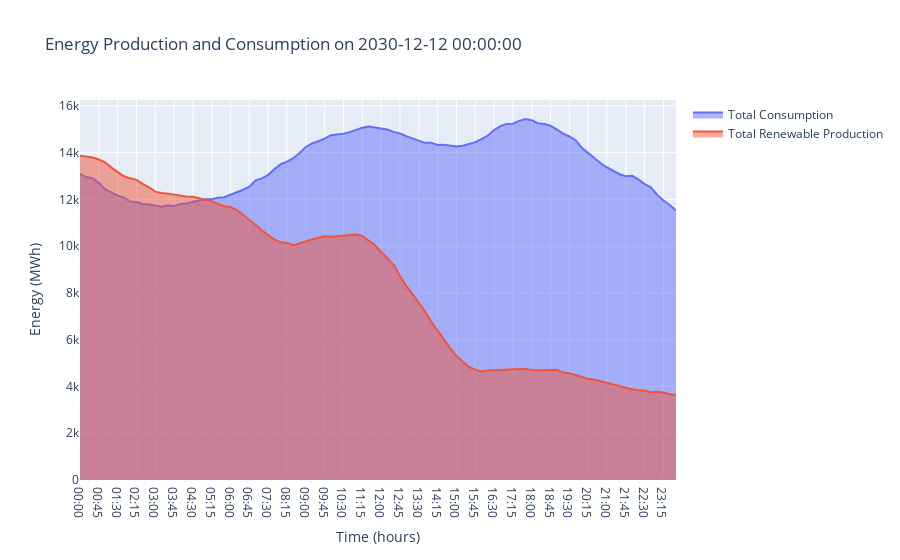
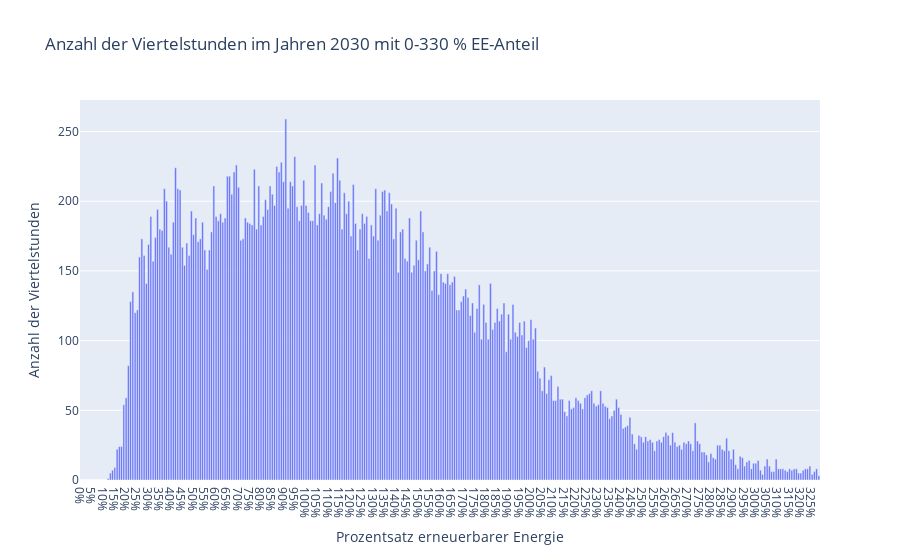
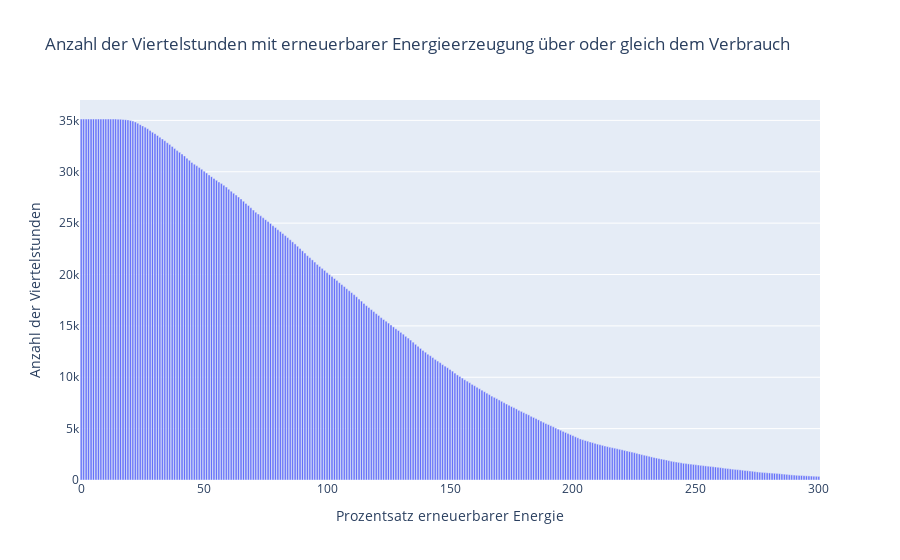
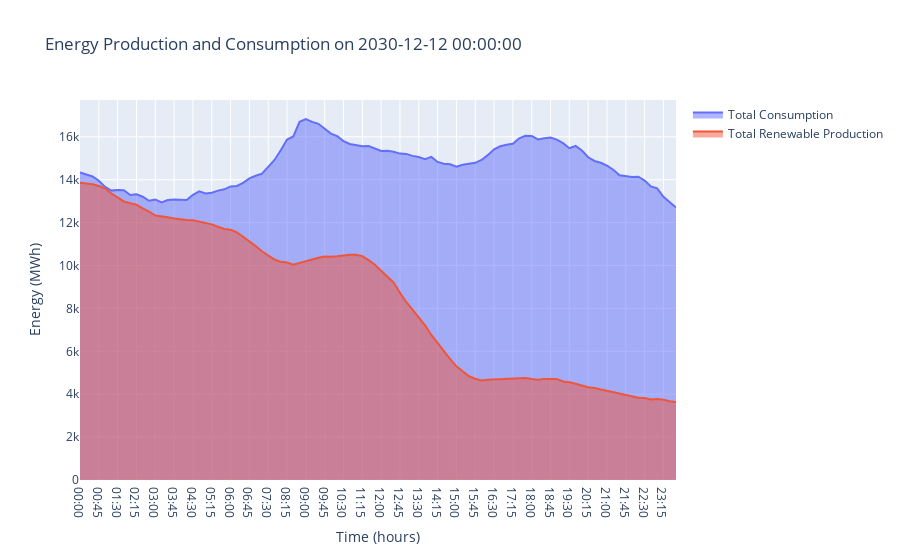

The code cell stored with these charts, in order, in its notebook:
### Code cell
def main():
    file_production = 'Realisierte_Erzeugung_202001010000_202212312359_Viertelstunde.csv'                   # File names
    file_consumption = 'Realisierter_Stromverbrauch_202001010000_202212312359_Viertelstunde.csv'
    load_profile_df = read_load_profile('Lastprofile_SWKiel.xls')

    # Read and clean data
    production_df, consumption_df, total_renewable_production, total_consumption, data_by_year = read_and_clean_data(file_production, file_consumption)
    
    # Find dark lulls for the years 2020-2022
    #find_dark_lulls_for_years(production_df, columns_to_clean=['Biomass', 'Hydroelectric', 'Wind Offshore', 'Wind Onshore', 'Photovoltaic', 'Other Renewable'])

    # Berechnung und Anzeige des Histogramms für erneuerbare Anteile
    #calculate_and_display_renewable_shares_histogram(total_renewable_production, total_consumption)
    #calculate_and_display_data_by_year(data_by_year)

    #plot_energy_consumption_and_production(production_df, consumption_df, columns_to_clean=['Biomass', 'Hydroelectric', 'Wind Offshore', 'Wind Onshore', 'Photovoltaic', 'Other Renewable'])

    date = get_date() # Get the selected date from the user
    print("gut")
    process_and_plot_2030_dataGut(production_df, consumption_df, load_profile_df, date)
    print("gut mit Lastprofile")
    process_and_plot_2030_dataGut2(production_df, consumption_df, load_profile_df, date)
    print("schlecht")
    #process_and_plot_2030_dataSchlecht(production_df, consumption_df, load_profile_df, date)
    print("MITTEL")
    #process_and_plot_2030_dataMi(production_df, consumption_df, load_profile_df, date)
    
    print(load_profile_df)

if __name__ == "__main__":
    main()

### Figure 1 — Plotly figure (JSON) as saved in the notebook; plotly's stock layout.template omitted (floating-point values rounded to 4 significant figures)
{"data": [{"fill": "tozeroy", "mode": "lines", "name": "Total Consumption", "type": "scatter", "x": ["00:00", "00:15", "00:30", "00:45", "01:00", "01:15", "01:30", "01:45", "02:00", "02:15", "02:30", "02:45", "03:00", "03:15", "03:30", "03:45", "04:00", "04:15", "04:30", "04:45", "05:00", "05:15", "05:30", "05:45", "06:00", "06:15", "06:30", "06:45", "07:00", "07:15", "07:30", "07:45", "08:00", "08:15", "08:30", "08:45", "09:00", "09:15", "09:30", "09:45", "10:00", "10:15", "10:30", "10:45", "11:00", "11:15", "11:30", "11:45", "12:00", "12:15", "12:30", "12:45", "13:00", "13:15", "13:30", "13:45", "14:00", "14:15", "14:30", "14:45", "15:00", "15:15", "15:30", "15:45", "16:00", "16:15", "16:30", "16:45", "17:00", "17:15", "17:30", "17:45", "18:00", "18:15", "18:30", "18:45", "19:00", "19:15", "19:30", "19:45", "20:00", "20:15", "20:30", "20:45", "21:00", "21:15", "21:30", "21:45", "22:00", "22:15", "22:30", "22:45", "23:00", "23:15", "23:30", "23:45"], "y": [13080.0, 12950.0, 12890.0, 12710.0, 12440.0, 12280.0, 12160.0, 12080.0, 11910.0, 11890.0, 11800.0, 11780.0, 11740.0, 11680.0, 11730.0, 11710.0, 11800.0, 11820.0, 11900.0, 11970.0, 12010.0, 12000.0, 12070.0, 12090.0, 12190.0, 12300.0, 12410.0, 12550.0, 12820.0, 12900.0, 13050.0, 13290.0, 13500.0, 13610.0, 13760.0, 13980.0, 14240.0, 14390.0, 14500.0, 14600.0, 14740.0, 14760.0, 14810.0, 14870.0, 14970.0, 15060.0, 15110.0, 15080.0, 15050.0, 14990.0, 14880.0, 14820.0, 14700.0, 14610.0, 14530.0, 14420.0, 14420.0, 14330.0, 14330.0, 14290.0, 14260.0, 14290.0, 14360.0, 14450.0, 14580.0, 14730.0, 14960.0, 15130.0, 15230.0, 15230.0, 15350.0, 15440.0, 15380.0, 15250.0, 15220.0, 15150.0, 15000.0, 14810.0, 14690.0, 14530.0, 14200.0, 13970.0, 13740.0, 13540.0, 13360.0, 13230.0, 13070.0, 12990.0, 13010.0, 12850.0, 12650.0, 12510.0, 12190.0, 11950.0, 11760.0, 11520.0]}, {"fill": "tozeroy", "mode": "lines", "name": "Total Renewable Production", "type": "scatter", "x": ["00:00", "00:15", "00:30", "00:45", "01:00", "01:15", "01:30", "01:45", "02:00", "02:15", "02:30", "02:45", "03:00", "03:15", "03:30", "03:45", "04:00", "04:15", "04:30", "04:45", "05:00", "05:15", "05:30", "05:45", "06:00", "06:15", "06:30", "06:45", "07:00", "07:15", "07:30", "07:45", "08:00", "08:15", "08:30", "08:45", "09:00", "09:15", "09:30", "09:45", "10:00", "10:15", "10:30", "10:45", "11:00", "11:15", "11:30", "11:45", "12:00", "12:15", "12:30", "12:45", "13:00", "13:15", "13:30", "13:45", "14:00", "14:15", "14:30", "14:45", "15:00", "15:15", "15:30", "15:45", "16:00", "16:15", "16:30", "16:45", "17:00", "17:15", "17:30", "17:45", "18:00", "18:15", "18:30", "18:45", "19:00", "19:15", "19:30", "19:45", "20:00", "20:15", "20:30", "20:45", "21:00", "21:15", "21:30", "21:45", "22:00", "22:15", "22:30", "22:45", "23:00", "23:15", "23:30", "23:45"], "y": [13860.0, 13840.0, 13790.0, 13710.0, 13590.0, 13360.0, 13180.0, 12990.0, 12900.0, 12830.0, 12660.0, 12520.0, 12330.0, 12270.0, 12240.0, 12190.0, 12150.0, 12120.0, 12110.0, 12050.0, 11990.0, 11920.0, 11800.0, 11700.0, 11670.0, 11540.0, 11340.0, 11140.0, 10900.0, 10660.0, 10480.0, 10280.0, 10170.0, 10140.0, 10040.0, 10130.0, 10210.0, 10290.0, 10360.0, 10420.0, 10400.0, 10430.0, 10480.0, 10500.0, 10500.0, 10440.0, 10250.0, 10040.0, 9754.0, 9467.0, 9203.0, 8723.0, 8300.0, 7947.0, 7582.0, 7205.0, 6762.0, 6373.0, 6016.0, 5638.0, 5297.0, 5061.0, 4836.0, 4719.0, 4637.0, 4679.0, 4692.0, 4710.0, 4723.0, 4741.0, 4764.0, 4757.0, 4709.0, 4679.0, 4706.0, 4723.0, 4713.0, 4594.0, 4562.0, 4486.0, 4406.0, 4321.0, 4285.0, 4218.0, 4152.0, 4094.0, 4002.0, 3962.0, 3882.0, 3837.0, 3827.0, 3754.0, 3776.0, 3741.0, 3668.0, 3633.0]}], "layout": {"showlegend": true, "title": {"text": "Energy Production and Consumption on 2030-12-12 00:00:00"}, "xaxis": {"anchor": "y", "domain": [0, 1], "title": {"text": "Time (hours)"}}, "yaxis": {"anchor": "x", "domain": [0, 1], "title": {"text": "Energy (MWh)"}}}}

### Figure 2 — Plotly figure (JSON) as saved in the notebook; plotly's stock layout.template omitted (floating-point values rounded to 4 significant figures; data arrays with more than 128 entries replaced by an {"elided": "..."} marker saying what was removed)
{"data": [{"type": "bar", "x": {"elided": "329 int values"}, "y": {"elided": "329 int values"}}], "layout": {"title": {"text": "Anzahl der Viertelstunden im Jahren 2030 mit 0-330 % EE-Anteil"}, "xaxis": {"tickmode": "array", "ticktext": ["0%", "5%", "10%", "15%", "20%", "25%", "30%", "35%", "40%", "45%", "50%", "55%", "60%", "65%", "70%", "75%", "80%", "85%", "90%", "95%", "100%", "105%", "110%", "115%", "120%", "125%", "130%", "135%", "140%", "145%", "150%", "155%", "160%", "165%", "170%", "175%", "180%", "185%", "190%", "195%", "200%", "205%", "210%", "215%", "220%", "225%", "230%", "235%", "240%", "245%", "250%", "255%", "260%", "265%", "270%", "275%", "280%", "285%", "290%", "295%", "300%", "305%", "310%", "315%", "320%", "325%"], "tickvals": [0, 5, 10, 15, 20, 25, 30, 35, 40, 45, 50, 55, 60, 65, 70, 75, 80, 85, 90, 95, 100, 105, 110, 115, 120, 125, 130, 135, 140, 145, 150, 155, 160, 165, 170, 175, 180, 185, 190, 195, 200, 205, 210, 215, 220, 225, 230, 235, 240, 245, 250, 255, 260, 265, 270, 275, 280, 285, 290, 295, 300, 305, 310, 315, 320, 325], "title": {"text": "Prozentsatz erneuerbarer Energie"}}, "yaxis": {"title": {"text": "Anzahl der Viertelstunden"}}}}

### Figure 3 — Plotly figure (JSON) as saved in the notebook; plotly's stock layout.template omitted (floating-point values rounded to 4 significant figures; data arrays with more than 128 entries replaced by an {"elided": "..."} marker saying what was removed)
{"data": [{"type": "bar", "x": {"elided": "301 int values"}, "y": {"elided": "301 int values"}}], "layout": {"title": {"text": "Anzahl der Viertelstunden mit erneuerbarer Energieerzeugung über oder gleich dem Verbrauch"}, "xaxis": {"title": {"text": "Prozentsatz erneuerbarer Energie"}}, "yaxis": {"title": {"text": "Anzahl der Viertelstunden"}}}}

### Figure 4 — Plotly figure (JSON) as saved in the notebook; plotly's stock layout.template omitted (floating-point values rounded to 4 significant figures)
{"data": [{"fill": "tozeroy", "mode": "lines", "name": "Total Consumption", "type": "scatter", "x": ["00:00", "00:15", "00:30", "00:45", "01:00", "01:15", "01:30", "01:45", "02:00", "02:15", "02:30", "02:45", "03:00", "03:15", "03:30", "03:45", "04:00", "04:15", "04:30", "04:45", "05:00", "05:15", "05:30", "05:45", "06:00", "06:15", "06:30", "06:45", "07:00", "07:15", "07:30", "07:45", "08:00", "08:15", "08:30", "08:45", "09:00", "09:15", "09:30", "09:45", "10:00", "10:15", "10:30", "10:45", "11:00", "11:15", "11:30", "11:45", "12:00", "12:15", "12:30", "12:45", "13:00", "13:15", "13:30", "13:45", "14:00", "14:15", "14:30", "14:45", "15:00", "15:15", "15:30", "15:45", "16:00", "16:15", "16:30", "16:45", "17:00", "17:15", "17:30", "17:45", "18:00", "18:15", "18:30", "18:45", "19:00", "19:15", "19:30", "19:45", "20:00", "20:15", "20:30", "20:45", "21:00", "21:15", "21:30", "21:45", "22:00", "22:15", "22:30", "22:45", "23:00", "23:15", "23:30", "23:45"], "y": [14340.0, 14240.0, 14150.0, 13950.0, 13660.0, 13490.0, 13520.0, 13510.0, 13290.0, 13320.0, 13210.0, 13020.0, 13080.0, 12940.0, 13050.0, 13070.0, 13050.0, 13050.0, 13300.0, 13460.0, 13360.0, 13390.0, 13490.0, 13550.0, 13680.0, 13710.0, 13850.0, 14060.0, 14180.0, 14290.0, 14600.0, 14920.0, 15370.0, 15870.0, 16020.0, 16700.0, 16830.0, 16690.0, 16610.0, 16380.0, 16150.0, 16030.0, 15800.0, 15660.0, 15620.0, 15560.0, 15570.0, 15450.0, 15340.0, 15350.0, 15300.0, 15220.0, 15200.0, 15110.0, 15060.0, 14960.0, 15060.0, 14830.0, 14750.0, 14720.0, 14610.0, 14700.0, 14730.0, 14790.0, 14920.0, 15140.0, 15420.0, 15560.0, 15630.0, 15670.0, 15930.0, 16050.0, 16040.0, 15880.0, 15930.0, 15970.0, 15870.0, 15700.0, 15470.0, 15570.0, 15360.0, 15040.0, 14870.0, 14790.0, 14650.0, 14470.0, 14210.0, 14160.0, 14120.0, 14140.0, 13960.0, 13690.0, 13600.0, 13210.0, 12960.0, 12710.0]}, {"fill": "tozeroy", "mode": "lines", "name": "Total Renewable Production", "type": "scatter", "x": ["00:00", "00:15", "00:30", "00:45", "01:00", "01:15", "01:30", "01:45", "02:00", "02:15", "02:30", "02:45", "03:00", "03:15", "03:30", "03:45", "04:00", "04:15", "04:30", "04:45", "05:00", "05:15", "05:30", "05:45", "06:00", "06:15", "06:30", "06:45", "07:00", "07:15", "07:30", "07:45", "08:00", "08:15", "08:30", "08:45", "09:00", "09:15", "09:30", "09:45", "10:00", "10:15", "10:30", "10:45", "11:00", "11:15", "11:30", "11:45", "12:00", "12:15", "12:30", "12:45", "13:00", "13:15", "13:30", "13:45", "14:00", "14:15", "14:30", "14:45", "15:00", "15:15", "15:30", "15:45", "16:00", "16:15", "16:30", "16:45", "17:00", "17:15", "17:30", "17:45", "18:00", "18:15", "18:30", "18:45", "19:00", "19:15", "19:30", "19:45", "20:00", "20:15", "20:30", "20:45", "21:00", "21:15", "21:30", "21:45", "22:00", "22:15", "22:30", "22:45", "23:00", "23:15", "23:30", "23:45"], "y": [13860.0, 13840.0, 13790.0, 13710.0, 13590.0, 13360.0, 13180.0, 12990.0, 12900.0, 12830.0, 12660.0, 12520.0, 12330.0, 12270.0, 12240.0, 12190.0, 12150.0, 12120.0, 12110.0, 12050.0, 11990.0, 11920.0, 11800.0, 11700.0, 11670.0, 11540.0, 11340.0, 11140.0, 10900.0, 10660.0, 10480.0, 10280.0, 10170.0, 10140.0, 10040.0, 10130.0, 10210.0, 10290.0, 10360.0, 10420.0, 10400.0, 10430.0, 10480.0, 10500.0, 10500.0, 10440.0, 10250.0, 10040.0, 9754.0, 9467.0, 9203.0, 8723.0, 8300.0, 7947.0, 7582.0, 7205.0, 6762.0, 6373.0, 6016.0, 5638.0, 5297.0, 5061.0, 4836.0, 4719.0, 4637.0, 4679.0, 4692.0, 4710.0, 4723.0, 4741.0, 4764.0, 4757.0, 4709.0, 4679.0, 4706.0, 4723.0, 4713.0, 4594.0, 4562.0, 4486.0, 4406.0, 4321.0, 4285.0, 4218.0, 4152.0, 4094.0, 4002.0, 3962.0, 3882.0, 3837.0, 3827.0, 3754.0, 3776.0, 3741.0, 3668.0, 3633.0]}], "layout": {"showlegend": true, "title": {"text": "Energy Production and Consumption on 2030-12-12 00:00:00"}, "xaxis": {"anchor": "y", "domain": [0, 1], "title": {"text": "Time (hours)"}}, "yaxis": {"anchor": "x", "domain": [0, 1], "title": {"text": "Energy (MWh)"}}}}
